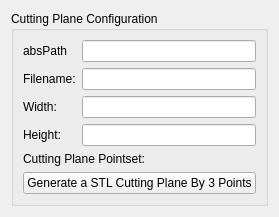
     <widget class="QWidget" name="tab">
      <attribute name="title">
       <string>Plane Generation</string>
      </attribute>
      <layout class="QGridLayout" name="gridLayout">
       <item row="0" column="0">
        <widget class="QGroupBox" name="groupBox_8">
         <property name="title">
          <string>Cutting Plane Configuration</string>
         </property>
         <layout class="QGridLayout" name="gridLayout_24">
          <item row="1" column="0">
           <layout class="QHBoxLayout" name="horizontalLayout_21">
            <item>
             <widget class="QLabel" name="label_24">
              <property name="text">
               <string>Cutting Plane Pointset:</string>
              </property>
             </widget>
            </item>
            <item>
             <widget class="QmitkSingleNodeSelectionWidget" name="mitkNodeSelectWidget_CuttingPlanePoints" native="true"/>
            </item>
           </layout>
          </item>
          <item row="2" column="0">
           <widget class="QPushButton" name="pushButton_generatePlaneByPointset">
            <property name="text">
             <string>Generate a STL Cutting Plane By 3 Points</string>
            </property>
           </widget>
          </item>
          <item row="0" column="0">
           <layout class="QGridLayout" name="gridLayout_6">
            <item row="1" column="1">
             <widget class="QLineEdit" name="lineEdit_Filename"/>
            </item>
            <item row="2" column="0">
             <widget class="QLabel" name="label_5">
              <property name="text">
               <string>Width:</string>
              </property>
             </widget>
            </item>
            <item row="3" column="1">
             <widget class="QLineEdit" name="lineEdit_CuttingPlaneHeight"/>
            </item>
            <item row="3" column="0">
             <widget class="QLabel" name="label_6">
              <property name="text">
               <string>Height:</string>
              </property>
             </widget>
            </item>
            <item row="2" column="1">
             <widget class="QLineEdit" name="lineEdit_CuttingPlaneWidth"/>
            </item>
            <item row="1" column="0">
             <widget class="QLabel" name="label_4">
              <property name="text">
               <string>Filename:</string>
              </property>
             </widget>
            </item>
            <item row="0" column="0">
             <widget class="QLabel" name="label_22">
              <property name="text">
               <string>absPath</string>
              </property>
             </widget>
            </item>
            <item row="0" column="1">
             <widget class="QLineEdit" name="lineEdit_ResultPath"/>
            </item>
           </layout>
          </item>
         </layout>
        </widget>
       </item>
      </layout>
     </widget>
